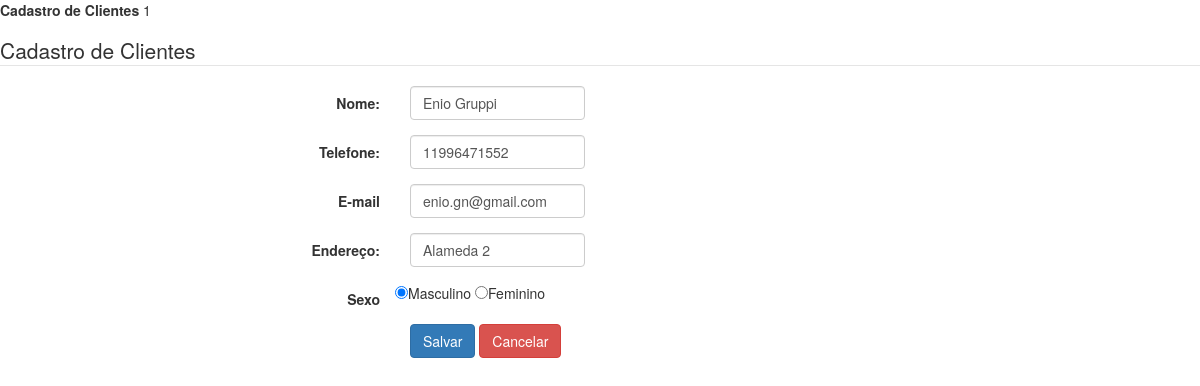
/cliente/1/, run on an earlier commit of the app's database.
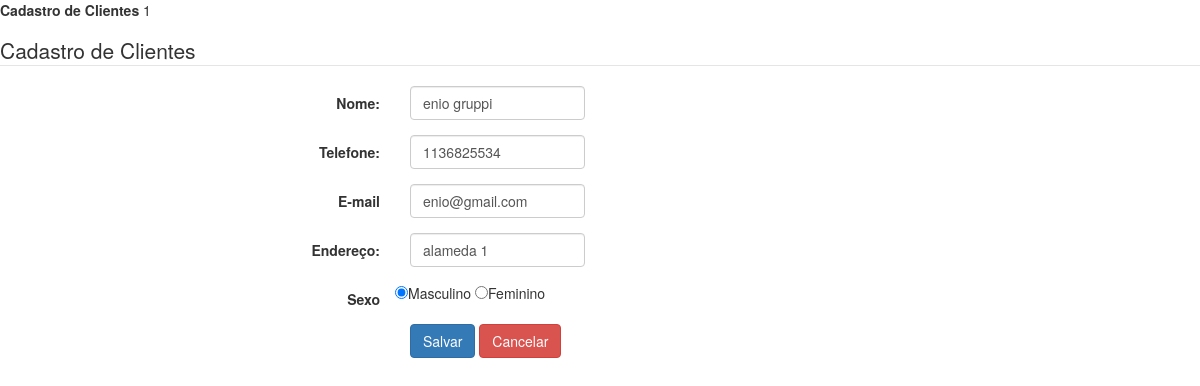
And on a later commit of the database.
### tables this page shows
CREATE TABLE cliente (
    id_cliente INTEGER PRIMARY KEY AUTOINCREMENT,
    nome VARCHAR(50) NOT NULL,
    sexo VARCHAR(1) NOT NULL,
    telefone CHAR(11) NULL,
    endereco CHAR(100) NULL,
    email CHAR(100) NULL
);

### clientes.py (the view)
@app.route("/cliente/<int:id_cliente>/", methods = ["GET"])
def form_alterar_cliente_api(id_cliente):
    cliente = consultar_cliente(id_cliente)
    if cliente == None:
        return render_template("menu.html", mensagem = f"Esse cliente não existe."), 404
    return render_template("form_cliente.html", id_cliente = id_cliente, nome = cliente['nome'], sexo = cliente['sexo'], telefone = cliente['telefone'], endereco = cliente['endereco'], email = cliente['email'])

### clientes.py (called while the page is built)
def row_to_dict(description, row):
    if row == None:
        return None
    d = {}
    for i in range(0, len(row)):
        d[description[i][0]] = row[i]
    return d

def conectar():
    return sqlite3.connect('clientes.db')

def consultar_cliente(id_cliente):
    with closing(conectar()) as con, closing(con.cursor()) as cur:
        cur.execute("SELECT id_cliente, nome, sexo, telefone, endereco, email FROM cliente WHERE id_cliente = ?", (id_cliente, ))
        return row_to_dict(cur.description, cur.fetchone())

### templates/form_cliente.html (shortened to what this page needs)
<!DOCTYPE html>
<html>
<head>
    <link href="//maxcdn.bootstrapcdn.com/bootstrap/3.3.0/css/bootstrap.min.css" rel="stylesheet" id="bootstrap-css">
</head>
<body>
    <form class="form-horizontal" action="/cliente/{{id_cliente}}/" method="POST" id="form_principal">
        {% if id_cliente != 'novo'%}
        <p>
            <label>Cadastro de Clientes</label> {{id_cliente}}
        </p>
        {% endif %}
         <legend>Cadastro de Clientes</legend>
        <div class="form-group">
            <label class="col-md-4 control-label" for="nome">Nome:</label>
            <div class="col-md-2">
                <input id="nome" name="nome" type="text" placeholder="" class="form-control input-md" value="{{nome}}">
            </div>
        </div>
        <div class="form-group">
            <label class="col-md-4 control-label" for="telefone">Telefone:</label>
            <div class="col-md-2">
                <input id="telefone" name="telefone" type="text" placeholder="" class="form-control input-md" value="{{telefone}}">
            </div>
        </div>
        <div class="form-group">
            <label class="col-md-4 control-label" for="email">E-mail</label>
            <div class="col-md-2">
                <input id="email" name="email" type="text" placeholder="" class="form-control input-md" value="{{email}}">
            </div>
        </div>
        <div class="form-group">
            <label class="col-md-4 control-label" for="endereco">Endereço:</label>
            <div class="col-md-2">
                <input id="endereco" name="endereco" type="text" placeholder="" class="form-control input-md" value="{{endereco}}">
            </div>
        </div>
        <div class="form-group">
            <label class="col-md-4 control-label" for="sexo">Sexo</label>
            <input type="radio" id="sexo_masc" name="sexo" value="M" {% if sexo=='M' %}checked="checked" {% endif %}>Masculino</input>
            <input type="radio" id="sexo_fem" name="sexo" value="F" {% if sexo=='F' %}checked="checked" {% endif %}>Feminino</input>
        </div>
        <div class="form-group">
            <label class="col-md-4 control-label" for="btnsalvar"></label>
            <div class="col-md-8">
                <button type="button" id="btnsalvar" name="btnsalvar" class="btn btn-primary" onclick="salvar()">Salvar</button>
                <a id="btncancelar" name="btncancelar" class="btn btn-danger" href="/menu">Cancelar</a>
            </div>
        </div>
    </form>
</body>
</html>

What changed in the data, as far as the page shows it:
changed cliente: nome "Enio Gruppi" → "enio gruppi"; telefone "11996471552" → "1136825534"; email "enio.gn@gmail.com" → "enio@gmail.com"; endereco "Alameda 2" → "alameda 1"
